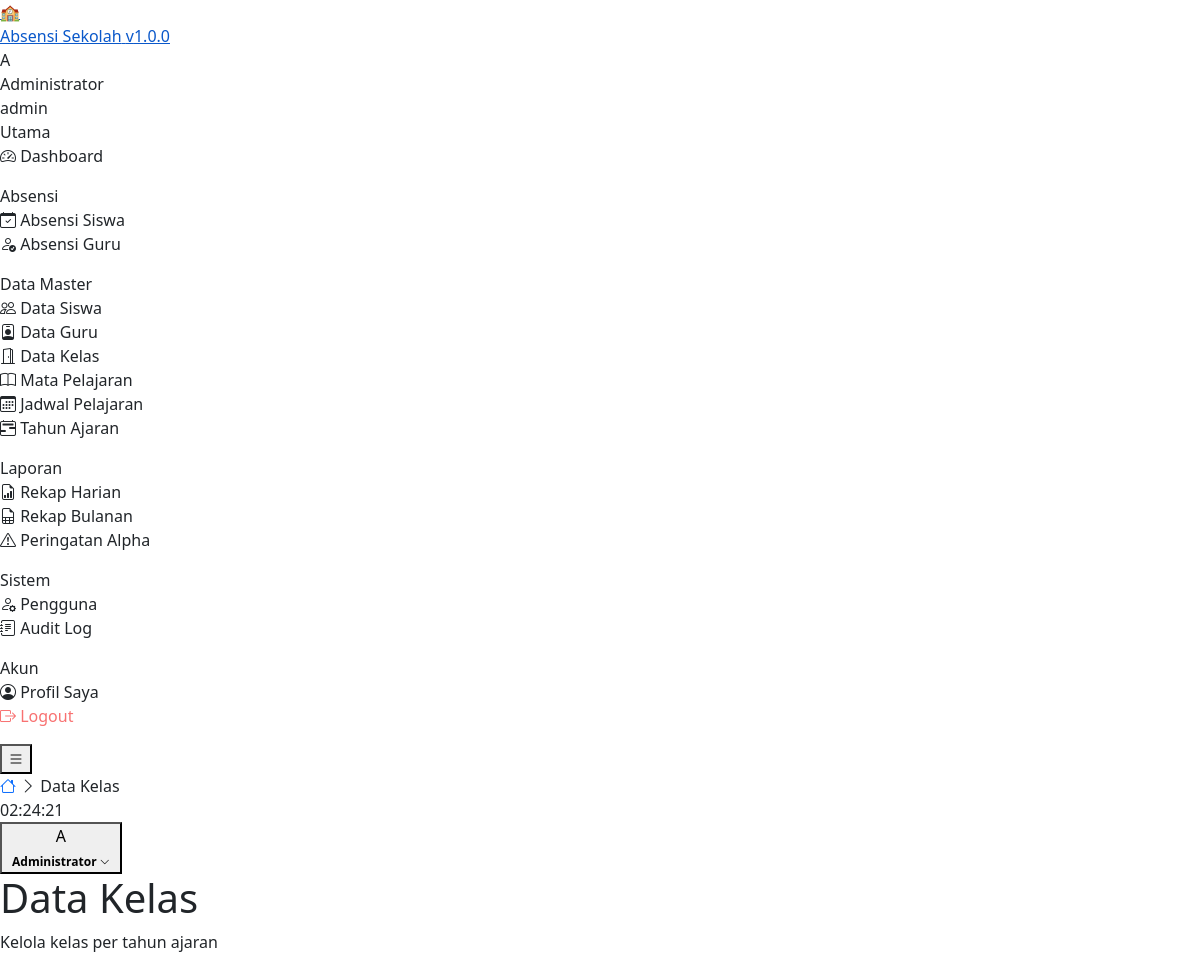
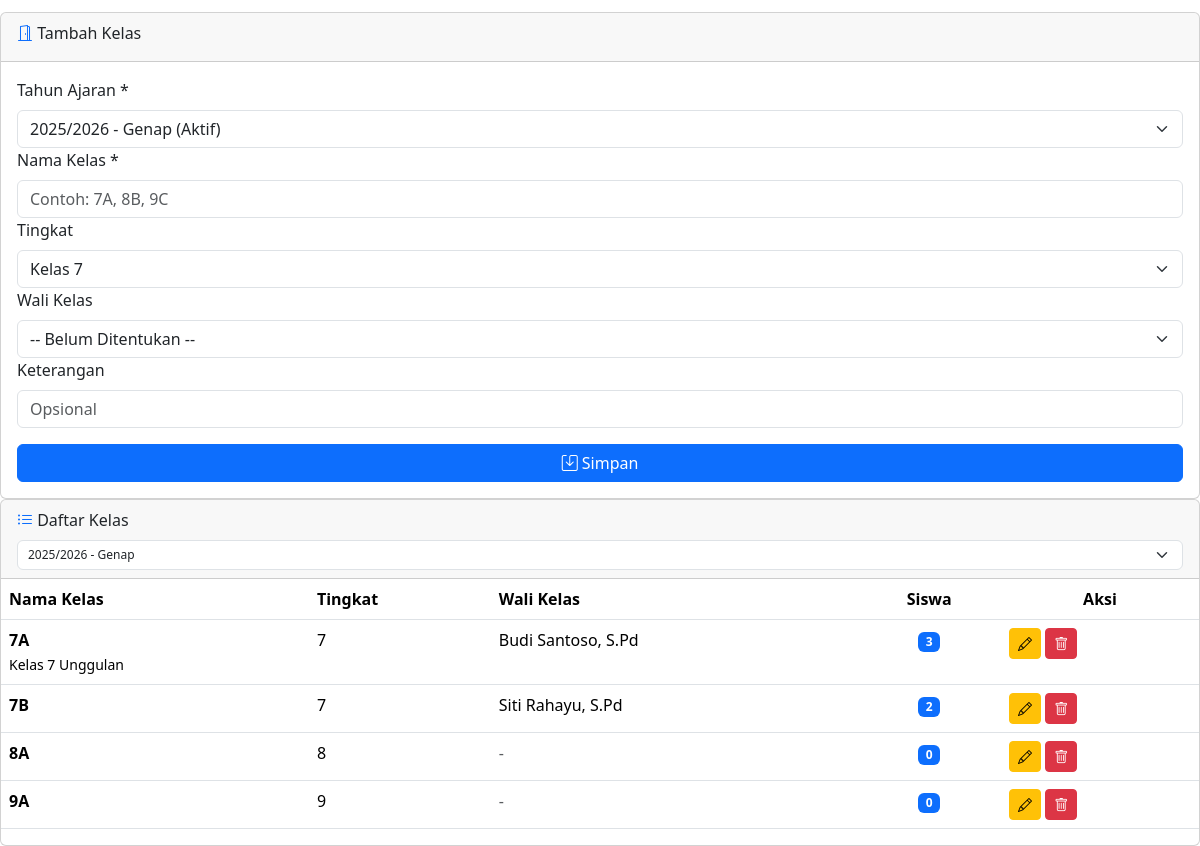
The page /admin/kelas/index.php (signed in) on the database its author committed (2 pictures, top to bottom).
### tables this page shows
CREATE TABLE IF NOT EXISTS `kelas` (
  `id` INT AUTO_INCREMENT PRIMARY KEY,
  `nama_kelas` VARCHAR(30) NOT NULL,
  `tingkat` TINYINT NOT NULL COMMENT '7, 8, 9 untuk SMP atau 10, 11, 12 untuk SMA',
  `wali_kelas_id` INT DEFAULT NULL,
  `tahun_ajaran_id` INT NOT NULL,
  `keterangan` VARCHAR(100) DEFAULT NULL,
  `created_at` TIMESTAMP DEFAULT CURRENT_TIMESTAMP,
  FOREIGN KEY (`wali_kelas_id`) REFERENCES `guru`(`id`) ON DELETE SET NULL,
  FOREIGN KEY (`tahun_ajaran_id`) REFERENCES `tahun_ajaran`(`id`)
);

CREATE TABLE IF NOT EXISTS `guru` (
  `id` INT AUTO_INCREMENT PRIMARY KEY,
  `user_id` INT NOT NULL,
  `nip` VARCHAR(30) UNIQUE DEFAULT NULL,
  `nama` VARCHAR(100) NOT NULL,
  `jenis_kelamin` ENUM('L','P') NOT NULL DEFAULT 'L',
  `tempat_lahir` VARCHAR(50) DEFAULT NULL,
  `tanggal_lahir` DATE DEFAULT NULL,
  `alamat` TEXT DEFAULT NULL,
  `telepon` VARCHAR(20) DEFAULT NULL,
  `email` VARCHAR(100) DEFAULT NULL,
  `foto` VARCHAR(255) DEFAULT NULL,
  `status` ENUM('PNS','GTT','Honorer','Kontrak') NOT NULL DEFAULT 'GTT',
  `aktif` TINYINT(1) NOT NULL DEFAULT 1,
  `created_at` TIMESTAMP DEFAULT CURRENT_TIMESTAMP,
  `updated_at` TIMESTAMP DEFAULT CURRENT_TIMESTAMP ON UPDATE CURRENT_TIMESTAMP,
  FOREIGN KEY (`user_id`) REFERENCES `users`(`id`) ON DELETE CASCADE
);

### includes/functions.php (called while the page is built, shortened)
<?php
function e($str): string {
    return htmlspecialchars($str, ENT_QUOTES, 'UTF-8');
}

### includes/auth.php (called while the page is built, shortened)
<?php
function generateCsrf(): string {
    return $_SESSION['csrf_token'];
}

### admin/kelas/index.php (the view, shortened to what this page needs)
<?php
require_once __DIR__ . '/../../includes/auth.php';
require_once __DIR__ . '/../../includes/functions.php';
$db = getDB();
$taList    = $db->query("SELECT * FROM tahun_ajaran ORDER BY aktif DESC, nama DESC")->fetchAll();
$ta_filter = cleanInt($_GET['ta_id'] ?? 0);
if (!$ta_filter) { foreach ($taList as $t) { if ($t['aktif']) { $ta_filter = $t['id']; break; } } }
$stmt = $db->prepare("
    SELECT k.*, ta.nama AS tahun_ajaran, ta.semester,
           g.nama AS wali_kelas_nama,
           (SELECT COUNT(*) FROM siswa WHERE kelas_id=k.id AND aktif=1) AS jml_siswa
    FROM kelas k
    JOIN tahun_ajaran ta ON k.tahun_ajaran_id = ta.id
    LEFT JOIN guru g ON k.wali_kelas_id = g.id
    WHERE k.tahun_ajaran_id = ?
    ORDER BY k.tingkat, k.nama_kelas
");
$stmt->execute([$ta_filter]);
$kelasList = $stmt->fetchAll();
$editData = null;
include __DIR__ . '/../../includes/header.php';
?>
<div class="page-header">
    <div><h1 class="page-title">Data Kelas</h1><p class="page-subtitle">Kelola kelas per tahun ajaran</p></div>
</div>
<div class="grid" style="grid-template-columns:1fr 2fr;gap:20px;">
    <div class="card">
        <div class="card-header"><div class="card-title"><i class="bi bi-door-open text-primary"></i> <?= $editData ? 'Edit Kelas' : 'Tambah Kelas' ?></div></div>
        <div class="card-body">
            <form method="POST">
                <div class="form-group">
                    <label class="form-label">Tahun Ajaran <span class="required">*</span></label>
                    <select class="form-select" name="tahun_ajaran_id" required>
                        <?php foreach ($taList as $ta): ?>
                        <option value="<?= $ta['id'] ?>" <?= ($editData['tahun_ajaran_id']??$ta_filter)==$ta['id']?'selected':'' ?>>
                            <?= e($ta['nama']) ?> - <?= e($ta['semester']) ?> <?= $ta['aktif']?'(Aktif)':'' ?>
                        </option>
                        <?php endforeach; ?>
                    </select>
                </div>
                <div class="form-group">
                    <label class="form-label">Nama Kelas <span class="required">*</span></label>
                    <input type="text" class="form-control" name="nama_kelas" value="<?= e($editData['nama_kelas']??'') ?>" placeholder="Contoh: 7A, 8B, 9C" required>
                </div>
                <div class="form-group">
                    <label class="form-label">Tingkat</label>
                    <select class="form-select" name="tingkat">
                        <?php foreach([7,8,9,10,11,12] as $t): ?>
                        <option value="<?= $t ?>" <?= ($editData['tingkat']??7)==$t?'selected':'' ?>>Kelas <?= $t ?></option>
                        <?php endforeach; ?>
                    </select>
                </div>
                <div class="form-group">
                    <label class="form-label">Wali Kelas</label>
                    <select class="form-select" name="wali_kelas_id">
                        <option value="">-- Belum Ditentukan --</option>
                    </select>
                </div>
                <div class="form-group" style="margin-bottom:0;">
                    <label class="form-label">Keterangan</label>
                    <input type="text" class="form-control" name="keterangan" value="<?= e($editData['keterangan']??'') ?>" placeholder="Opsional">
                </div>
                <div style="display:flex;gap:8px;margin-top:16px;">
                    <button type="submit" class="btn btn-primary" style="flex:1;">
                        <i class="bi bi-save"></i> <?= $editData ? 'Perbarui' : 'Simpan' ?>
                    </button>
                </div>
            </form>
        </div>
    </div>
    <div class="card">
        <div class="card-header">
            <div class="card-title"><i class="bi bi-list-ul text-primary"></i> Daftar Kelas</div>
            <form method="GET" style="display:flex;gap:8px;">
                <select name="ta_id" class="form-select" style="font-size:12px;padding:5px 30px 5px 10px;" data-auto-submit>
                    <?php foreach ($taList as $ta): ?>
                    <option value="<?= $ta['id'] ?>" <?= $ta_filter==$ta['id']?'selected':'' ?>><?= e($ta['nama']) ?> - <?= e($ta['semester']) ?></option>
                    <?php endforeach; ?>
                </select>
            </form>
        </div>
        <div class="table-wrapper">
            <table class="table">
                <thead><tr><th>Nama Kelas</th><th>Tingkat</th><th>Wali Kelas</th><th class="text-center">Siswa</th><th class="text-center">Aksi</th></tr></thead>
                <tbody>
                    <?php foreach ($kelasList as $k): ?>
                    <tr>
                        <td><strong style="color:var(--text-primary);"><?= e($k['nama_kelas']) ?></strong>
                            <?php if ($k['keterangan']): ?><br><small style="color:var(--text-muted);"><?= e($k['keterangan']) ?></small><?php endif; ?>
                        </td>
                        <td><?= $k['tingkat'] ?></td>
                        <td><?= $k['wali_kelas_nama'] ? e($k['wali_kelas_nama']) : '<span class="text-muted">-</span>' ?></td>
                        <td class="text-center"><span class="badge bg-primary"><?= $k['jml_siswa'] ?></span></td>
                        <td>
                            <div class="actions">
                                <a href="?edit=<?= $k['id'] ?>#form" class="btn btn-sm btn-warning"><i class="bi bi-pencil"></i></a>
                                <a href="?hapus=<?= $k['id'] ?>&csrf_token=<?= generateCsrf() ?>" class="btn btn-sm btn-danger"
                                   data-confirm="Hapus kelas <?= e($k['nama_kelas']) ?>? Siswa di kelas ini tidak akan terhapus."><i class="bi bi-trash"></i></a>
                            </div>
                        </td>
                    </tr>
                    <?php endforeach; ?>
                </tbody>
            </table>
        </div>
    </div>
</div>
<?php include __DIR__ . '/../../includes/footer.php'; ?>

### rows shown on the page
kelas: nama_kelas "7A", keterangan "Kelas 7 Unggulan", tingkat "7", wali_kelas.nama "Budi Santoso, S.Pd", jml_siswa "3"
kelas: nama_kelas "7B", tingkat "7", wali_kelas.nama "Siti Rahayu, S.Pd", jml_siswa "2"
kelas: nama_kelas "8A", tingkat "8", jml_siswa "0"
kelas: nama_kelas "9A", tingkat "9", jml_siswa "0"

### other values the page prints
APP_NAME "Absensi Sekolah"
APP_VERSION "1.0.0"
$initials "A"
$user['nama'] "Administrator"
$role "admin"
$label "Dashboard Absensi Siswa Absensi Guru Data Siswa Data Guru Data Kelas Mata Pelajaran Jadwal Pelajaran Tahun Ajaran Rekap Harian Rekap Bulanan Peringatan Alpha Pengguna Audit Log Profil Saya"
$crumb['label'] "Data Kelas"
explode(' ', $user['nama'])[0] "Administrator"
form field tahun_ajaran_id "2025/2026 - Genap (Aktif)"
form field ta_id "2025/2026 - Genap"
